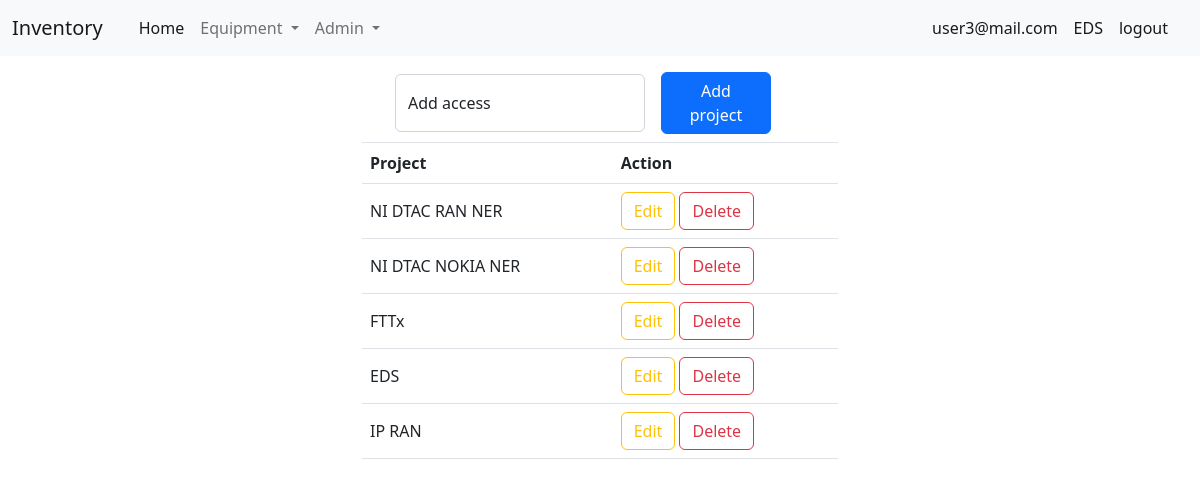
The app's page /admin/access (signed in), older data.
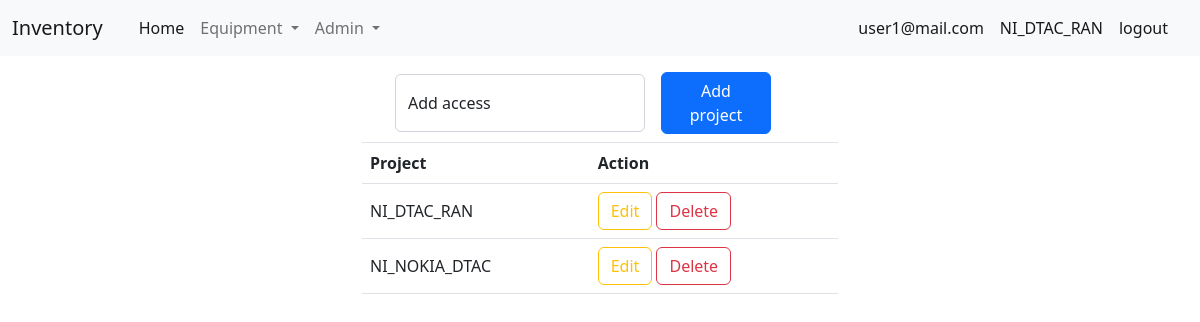
The same page, newer data.
### tables this page shows
CREATE TABLE "tb_access" (
	"no"	INTEGER NOT NULL,
	"access"	TEXT,
	PRIMARY KEY("no")
);

### app_admin.py (the view)
@app_admin.route("/admin/access")
def page_access():
    if "email" not in session:
        return redirect("/login")
    else:
        con = sqlite3.connect("db/db.db")
        cur = con.cursor()
        sql = 'select * from tb_access'
        curs = cur.execute(sql)
        data = curs.fetchall()
        return render_template("admin/access.html", data=data)

### templates/admin/access.html (shortened to what this page needs)
<!DOCTYPE html>
<html lang="en">
<head>
    <link rel="stylesheet" href="/static/css/bootstrap_5-2-2.css">
</head>
<body>
    {% include "/menu.html" %}
    <div class="container mt-3" style="width: 450px;">
        <form action="/admin/user/fn_add_access" method="POST" class="d-flex m-2 align-items-center">
            <div class="form-floating me-3">
                <input type="text" style="width: 250px;" class="form-control" id="" placeholder="access" name="access"
                    required>
                <label for="floatingInput">Add access</label>
            </div>
            <div class="">
                <button type="submit" class="btn btn-primary" style="width: 110px;">Add project</button>
            </div>
        </form>
    </div>
    <div class="container" style="width: 500px;">
        <table class="table border-top">
            <thead>
                <tr>
                    <th scope="col">Project</th>
                    <th scope="col">Action</th>
                </tr>
            </thead>
            <tbody>
                {% for row in data %}
                <tr>
                    <td class="align-middle">{{row[1]}}</td>
                    <td>
                        <button type="button" class="btn btn-outline-warning" data-bs-toggle="modal"
                            data-bs-target="#staticBackdrop{{row[0]}}">
                            Edit
                        </button>
                        <button type="button" class="btn btn-outline-danger" data-bs-toggle="modal"
                            data-bs-target="#exampleModal{{row[0]}}">
                            Delete
                        </button>
                    </td>
                </tr>
                {% endfor %}
            </tbody>
        </table>
    </div>
</body>
</html>

### templates/menu.html (shortened to what this page needs)
<nav class="navbar navbar-expand-lg bg-light">
    <div class="container-fluid">
        <a class="navbar-brand" href="/">Inventory {{list_store}}</a>
        <div class="collapse navbar-collapse" id="navbarSupportedContent">
            <div class="container">
                <ul class="navbar-nav me-auto mb-2 mb-lg-0">
                    <li class="nav-item">
                        <a class="nav-link active" aria-current="page" href="/">Home</a>
                    </li>
                   <li class="nav-item dropdown">
                        <a class="nav-link dropdown-toggle" href="#" role="button" data-bs-toggle="dropdown"
                            aria-expanded="false">
                            Equipment
                        </a>
                    </li>
                    <li class="nav-item dropdown">
                        <a class="nav-link dropdown-toggle" href="#" role="button" data-bs-toggle="dropdown"
                            aria-expanded="false">
                            Admin
                        </a>
                    </li>
                </ul>
            </div>
            <div class="container">
                <ul class="navbar-nav me-auto mb-2 mb-lg-0 d-flex justify-content-end">
                    <li class="nav-item">
                        <a class="nav-link active" aria-current="page">{{session["email"]}}</a>
                    </li>
                    <li class="nav-item">
                        <a class="nav-link active" aria-current="page">{{session["access"]}}</a>
                    </li>
                    <li class="nav-item">
                        <a class="nav-link active" aria-current="page" href="/fn_logout">logout</a>
                    </li>
                </ul>
            </div>
        </div>
    </div>
</nav>

Row changes from the older to the newer data that the page shows:
removed tb_access: access "EDS"
removed tb_access: access "FTTx"
removed tb_access: access "IP RAN"
changed tb_access: access "NI DTAC RAN NER" → "NI_DTAC_RAN"
changed tb_access: access "NI DTAC NOKIA NER" → "NI_NOKIA_DTAC"
Text that changed along with them:
{{ session["email"] }}: "user3@mail.com" → "user1@mail.com"
{{ session["access"] }}: "EDS" → "NI_DTAC_RAN"
